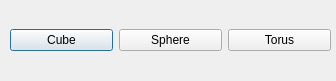
<?xml version="1.0" encoding="UTF-8"?>
<ui version="4.0">
 <class>Dialog</class>
 <widget class="QDialog" name="Dialog">
  <property name="geometry">
   <rect>
    <x>0</x>
    <y>0</y>
    <width>336</width>
    <height>81</height>
   </rect>
  </property>
  <property name="windowTitle">
   <string>My Geo</string>
  </property>
  <widget class="QWidget" name="horizontalLayoutWidget">
   <property name="geometry">
    <rect>
     <x>10</x>
     <y>10</y>
     <width>321</width>
     <height>61</height>
    </rect>
   </property>
   <layout class="QHBoxLayout" name="horizontalLayout">
    <item>
     <widget class="QPushButton" name="buttonCube">
      <property name="cursor">
       <cursorShape>ArrowCursor</cursorShape>
      </property>
      <property name="text">
       <string>Cube</string>
      </property>
     </widget>
    </item>
    <item>
     <widget class="QPushButton" name="buttonSphere">
      <property name="text">
       <string>Sphere</string>
      </property>
     </widget>
    </item>
    <item>
     <widget class="QPushButton" name="buttonTorus">
      <property name="text">
       <string>Torus</string>
      </property>
     </widget>
    </item>
   </layout>
  </widget>
 </widget>
 <resources/>
 <connections/>
</ui>
